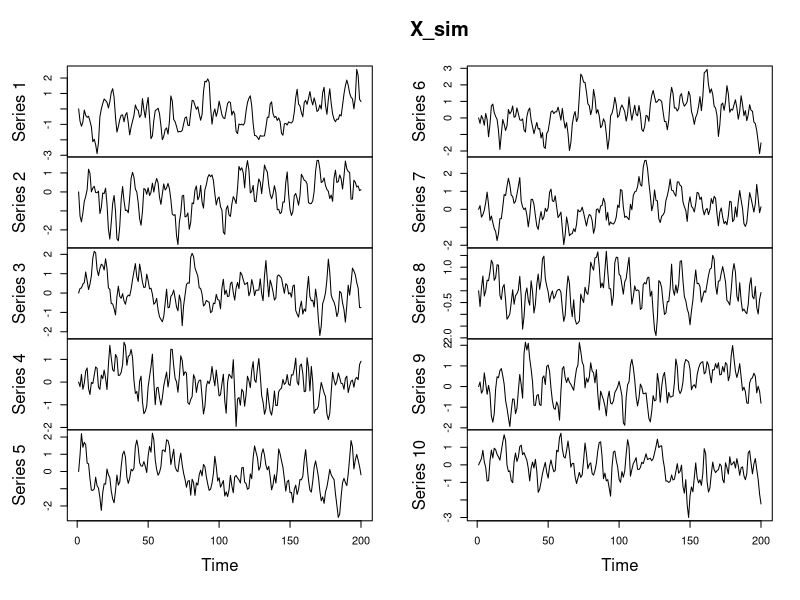
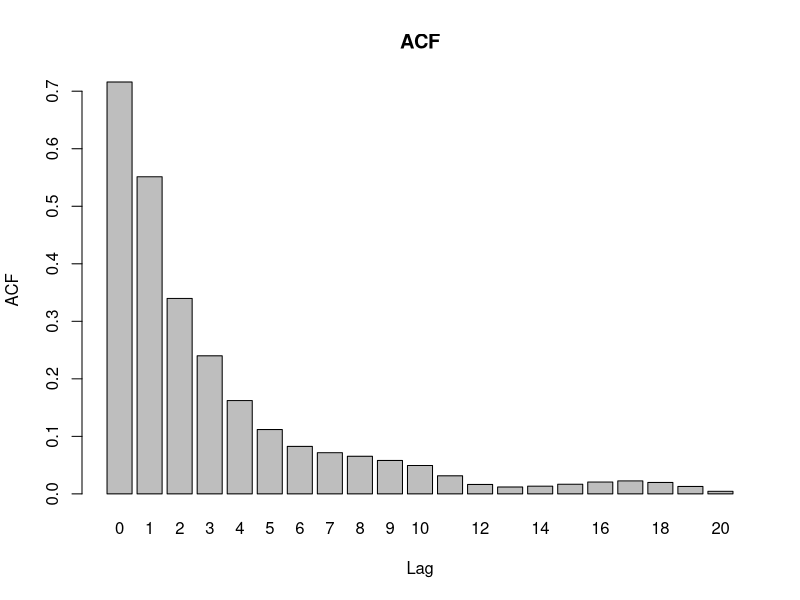
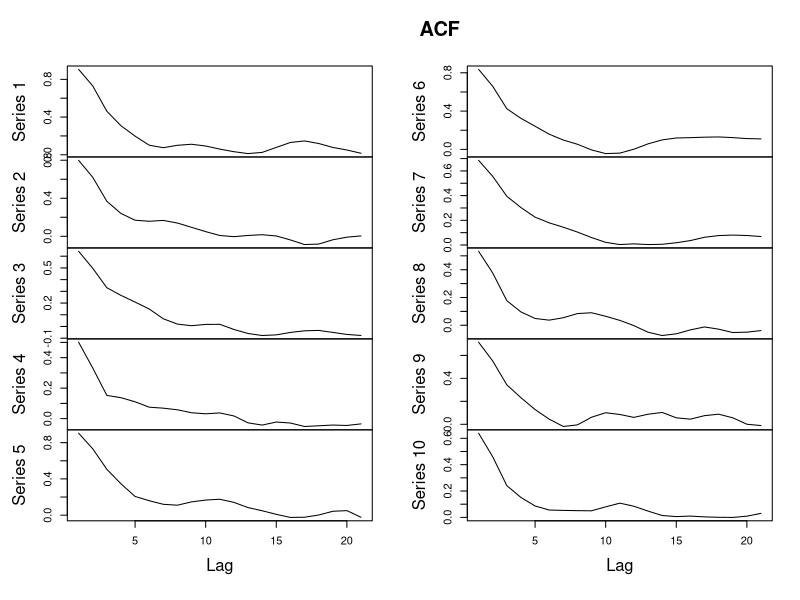
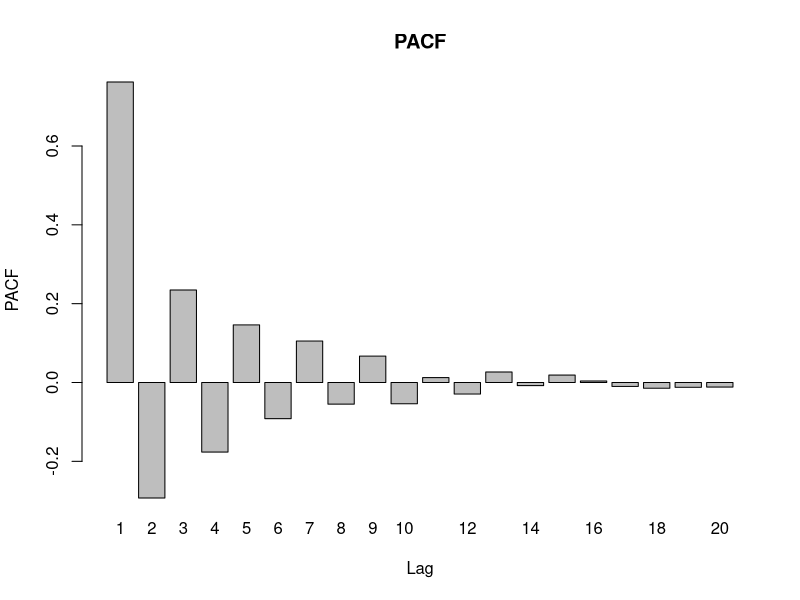
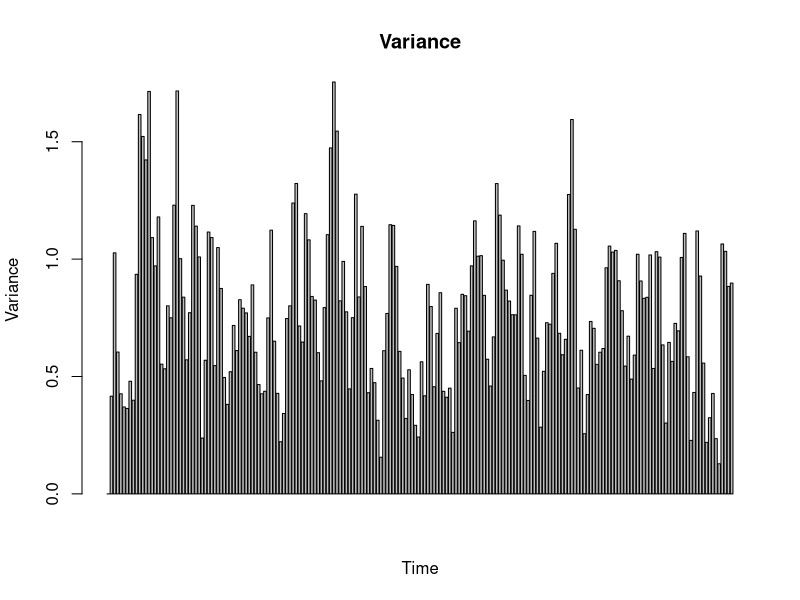

These charts were generated, in order, by the following R code:
## ---- chunk 1
# Disable inclusion of code chunks in the output
knitr::opts_chunk$set(echo = FALSE)
## ---- chunk 2
n_obs <- 200
n_sim <- 10

sigma <- 0.4

phi <- c(-0.8)
p <- length(phi)

theta <- c(0.8, -0.5)
q <- length(theta)

X_sim <- replicate(n_sim, {
  # Create noise
  epsilon <- rnorm(n_obs + q, 0, sigma)

  # Create vector for X
  X <- rep(0, n_obs)

  for (t in seq(2, n_obs)) {
    X[t] <- -phi[1] * X[t - 1] + epsilon[t + q] + theta[1] * epsilon[t + q - 1] + theta[2] * epsilon[t + q - 2]
  }

  # Return X
  X
})


# Plot all simulations
plot.ts(X_sim)
## ---- chunk 3
n_lag <- 20

acf_matrix <- matrix(0, nrow = n_lag+1, ncol = n_sim)
for (i in seq(1, n_sim)) {
  acf_matrix[, i] <- acf(X_sim[, i], lag.max = n_lag, type = c("covariance"), plot = FALSE)$acf
}

acf_mean <- apply(acf_matrix, 1, mean)
barplot(acf_mean ~ seq(0, n_lag), main = "ACF", xlab = "Lag", ylab = "ACF")

plot.ts(acf_matrix, main = "ACF", xlab = "Lag", ylab = "ACF")
## ---- chunk 4
pacf_matrix <- matrix(0, nrow = n_lag, ncol = n_sim)
for (i in seq(1, n_sim)) {
  pacf_matrix[, i] <- pacf(X_sim[, i], lag.max = n_lag, type = c("covariance"), plot = FALSE)$acf
}

pacf_mean <- apply(pacf_matrix, 1, mean)
barplot(pacf_mean ~ seq(1, n_lag), main = "PACF", xlab = "Lag", ylab = "PACF")
## ---- chunk 5
X_sim_var <- apply(X_sim, 1, var)
barplot(X_sim_var, main = "Variance", xlab = "Time", ylab = "Variance")
